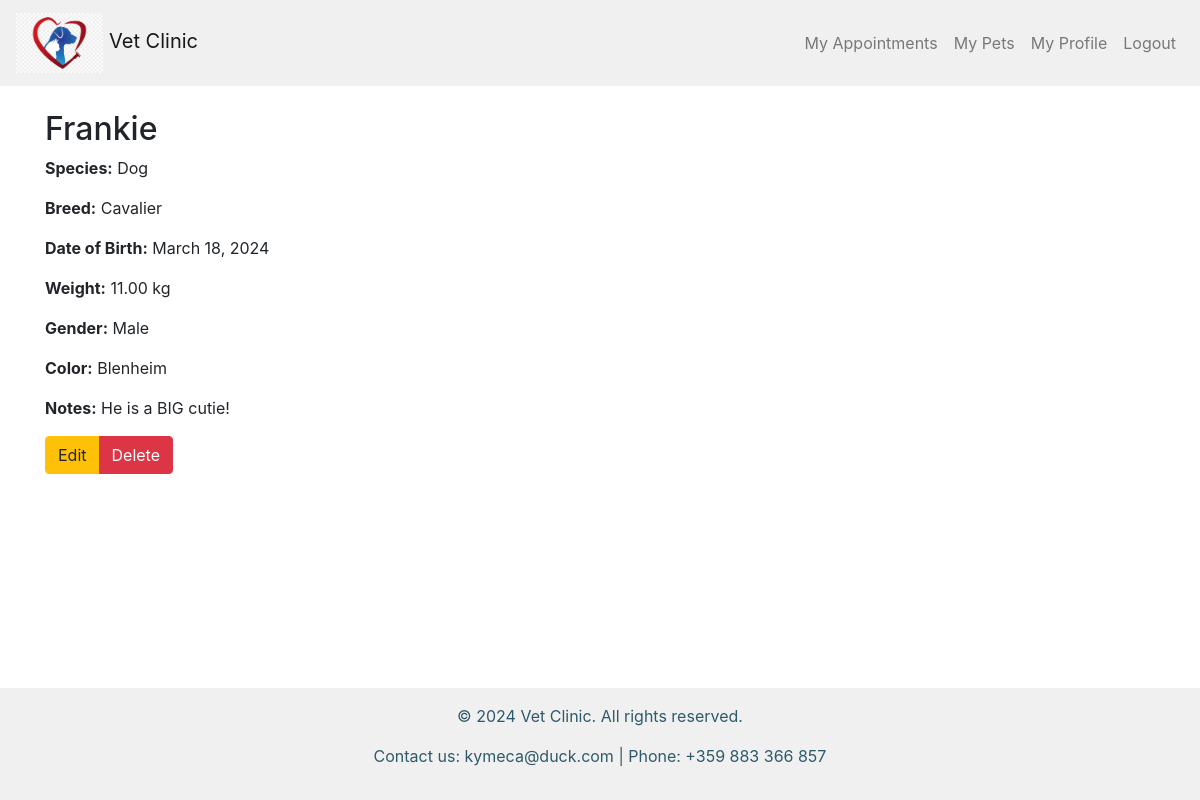
The app's page /pet_patients/1/ (signed in) with its own data.
### vet_clinic/pet_patients/models.py (models this page shows, shortened)
class PetPatient(models.Model):
    MAX_LENGTH_PATIENT_NAME = 50
    MAX_LENGTH_SPECIES_NAME = 25
    MAX_LENGTH_BREED_NAME = 100
    DOG = 'Dog'
    CAT = 'Cat'
    BIRD = 'Bird'
    RABBIT = 'Rabbit'
    HAMSTER = 'Hamster'
    FISH = 'Fish'
    TURTLE = 'Turtle'
    GUINEA_PIG = 'Guinea Pig'
    SNAKE = 'Snake'
    HORSE = 'Horse'
    OTHER = 'Other'
    SPECIES_CHOICES = [
        (DOG, 'Dog'),
        (CAT, 'Cat'),
        (BIRD, 'Bird'),
        (RABBIT, 'Rabbit'),
        (HAMSTER, 'Hamster'),
        (FISH, 'Fish'),
        (TURTLE, 'Turtle'),
        (GUINEA_PIG, 'Guinea Pig'),
        (SNAKE, 'Snake'),
        (HORSE, 'Horse'),
        (OTHER, 'Other'),
    ]
    name = models.CharField(
        max_length=MAX_LENGTH_PATIENT_NAME,
    )
    species = models.CharField(
        max_length=MAX_LENGTH_SPECIES_NAME,
        choices=SPECIES_CHOICES,
    )
    breed = models.CharField(
        max_length=MAX_LENGTH_BREED_NAME,
        null=True,
        blank=True,
    )
    date_of_birth = models.DateField()
    weight = models.FloatField(
        validators=[validate_positive_weight],
    )
    gender = models.CharField(
        max_length=1,
        choices=[
            ('M', 'Male'),
            ('F', 'Female'),
        ],
    )
    color = models.CharField(
        max_length=50,
        null=True,
        blank=True,
    )
    notes = models.TextField(
        blank=True,
    )
    is_active = models.BooleanField(
        default=True,
    )
    user = models.ForeignKey(
        UserModel,
        on_delete=models.CASCADE,
        related_name='pets',
    )
    doctor = models.ForeignKey(
        UserModel,
        on_delete=models.SET_NULL,
        null=True,
        blank=True,
    )

### vet_clinic/pet_patients/views.py (the view)
# urls.py: path('<int:pk>/', PetDetailView.as_view(), name='detail_pet_patient'),
class PetDetailView(views.DetailView, auth_mixins.LoginRequiredMixin):
    template_name = 'pet_patients/detail_pet_patient.html'
    context_object_name = 'pet'
    def get_queryset(self):
        return PetPatient.objects.filter(user=self.request.user)

### templates/pet_patients/detail_pet_patient.html
{% extends 'base.html' %}
{% block main_content %}
    {% if pet %}
        <h2>{{ pet.name }}</h2>
        <p><strong>Species:</strong> {{ pet.species }}</p>
        <p><strong>Breed:</strong> {{ pet.breed }}</p>
        <p><strong>Date of Birth:</strong> {{ pet.date_of_birth }}</p>
        <p><strong>Weight:</strong> {{ pet.weight|floatformat:2 }} kg</p>
        <p><strong>Gender:</strong> {{ pet.get_gender_display }}</p>
        <p><strong>Color:</strong> {{ pet.color }}</p>
        <p><strong>Notes:</strong> {{ pet.notes }}</p>
        {% if pet.user == request.user %}
            <div class="btn-group" role="group" aria-label="Pet Actions">
                <a href="{% url 'edit_pet_patient' pk=pet.pk %}" class="btn btn-warning">Edit</a>
                <a href="{% url 'delete_pet_patient' pk=pet.pk %}" class="btn btn-danger">Delete</a>
            </div>
        {% endif %}
    {% else %}
        <p>No pet found.</p>
    {% endif %}
{% endblock %}

### records on screen
PetPatient: name "Frankie", species "Dog", breed "Cavalier", date_of_birth "March 18, 2024", weight "11.00", gender "Male", color "Blenheim", notes "He is a BIG cutie!"
